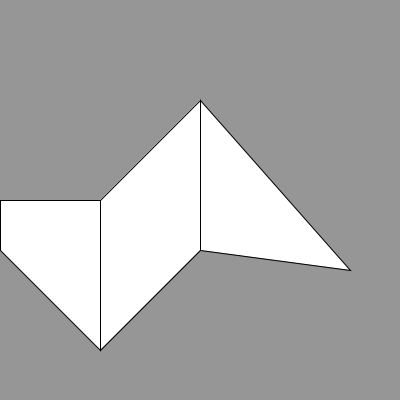
Frame 1 (no input)
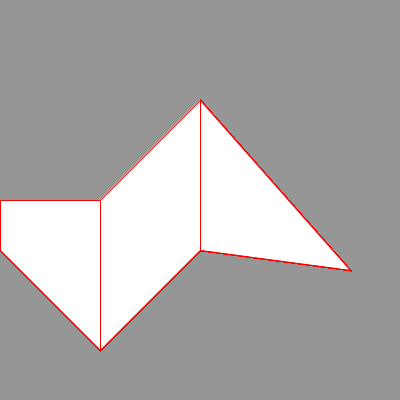
Frame 60 (the mouse pressed at the canvas centre just before this capture)
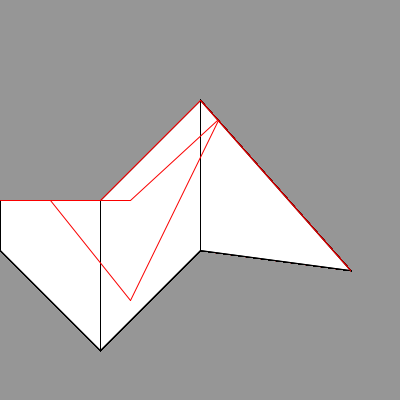
Frame 120 (the mouse held since frame 60 and released just before this capture)

The Processing sketch that drew these frames (run headless with seeded random() and noise(); from frame 60 on, the mouse is pressed at the canvas centre):

// Processing sketch: processing_28036
// ── processing_28036.pde

void setup() {
  size (400,400);
  background (150);
}

void draw () {
  
  quad(0,250,0,200,100,200,100,350);
  quad(100,200,100,350,200,250,200,100);
  triangle(200,250,200,100,350,270);

  stroke (250,0,0);
  
if (mousePressed) {
  line(0, 200, 130, 200);
  line(130, 200, 217, 120);
  line(100, 200, 200, 100);
  line(200, 100, 350, 270);
  
  line(50, 200, 130, 300);
  line(130, 300, 218, 120);
  
 stroke(0);
}
}
